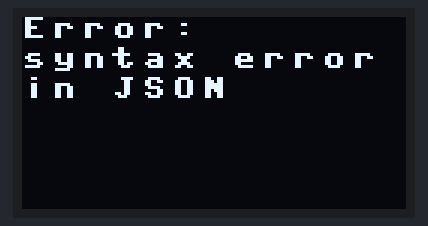
This program was run on a simulated ESP32 board running MicroPython. Shown: 128×64 one-colour display. WiFi joins after 1.5 s; web requests get an empty 200 reply after 0.4 s; the clock reads 2024-03-15 10:24:30 at power-on unless the program sets it; library files of the repository ran but are not shown: ssd1306.py; what the program prints to the serial console is not drawn. At 2.5 s the program stops and its outputs stay as they are.

Above: at 2.6 s.

The program:

main.py
```python
import urequests
from machine import SoftI2C, Pin
from ssd1306 import SSD1306_I2C
from wlan import connect_to_wifi

# Configure I2C and SSD1306
i2c = SoftI2C(scl=Pin(22), sda=Pin(21))  # Update pins as per your hardware
oled_width = 128
oled_height = 64
oled = SSD1306_I2C(oled_width, oled_height, i2c)

oled.fill(0)
oled.text("Turning on..", 0, 0)
oled.show()

wlan = connect_to_wifi()

oled.fill(0)
oled.text("Fetching..", 0, 0)
oled.show()

# Fetch text from the server
url = "https://xxxxxxxxxxxxx.com/index.php?fetch=true"  # Replace <YOUR_SERVER_IP> with the server's IP
try:
    response = urequests.get(url)
    if response.status_code == 200:  # Check for a successful response
        data = response.json()
        text = data.get('text', 'No text received')
    else:
        text = f"Error: {response.status_code}"
    response.close()
except Exception as e:
    print(e)
    text = "Error: " + str(e)

# Display the text on SSD1306
oled.fill(0)
y = 0
x = 0
for line in text.split('\n'):
    # oled.text(line, 0, y)
        words = line.split(" ")
        for word in words:
            if (len(word) * 10 + x) > oled_width and (len(word) * 10) < oled_width:
                x = 0
                y += 10
            for char in word:
                if ord(char) in [13]:
                    continue
                if x == 0 and char == " ":
                    continue
                oled.text(char, x, y)
                x += 10
                if x > oled_width:
                    x = 0
                    y += 10
                print(char, ord(char))
            x += 10
        x = 0
        y += 10
        if y > oled_height - 10:  # Prevent overflow
            break
oled.show()
```

wlan.py
```python
import network
import time

# Wi-Fi credentials
SSID = "xxxxxxxx"       # Replace with your Wi-Fi SSID
PASSWORD = "xxxxxxxxxxxx"  # Replace with your Wi-Fi password

def connect_to_wifi():
    # Initialize Wi-Fi in station mode
    wlan = network.WLAN(network.STA_IF)
    wlan.active(True)

    # Check if already connected
    if wlan.isconnected():
        print("Already connected to Wi-Fi!")
        return wlan

    # Connect to Wi-Fi
    print(f"Connecting to Wi-Fi network '{SSID}'...")
    wlan.connect(SSID, PASSWORD)

    # Wait for connection
    timeout = 10  # Timeout in seconds
    start_time = time.time()
    while not wlan.isconnected():
        if time.time() - start_time > timeout:
            print("Failed to connect to Wi-Fi.")
            return None
        time.sleep(1)

    # Print network details
    print("Connected to Wi-Fi!")
    print("Network details:", wlan.ifconfig())
    return wlan
```
